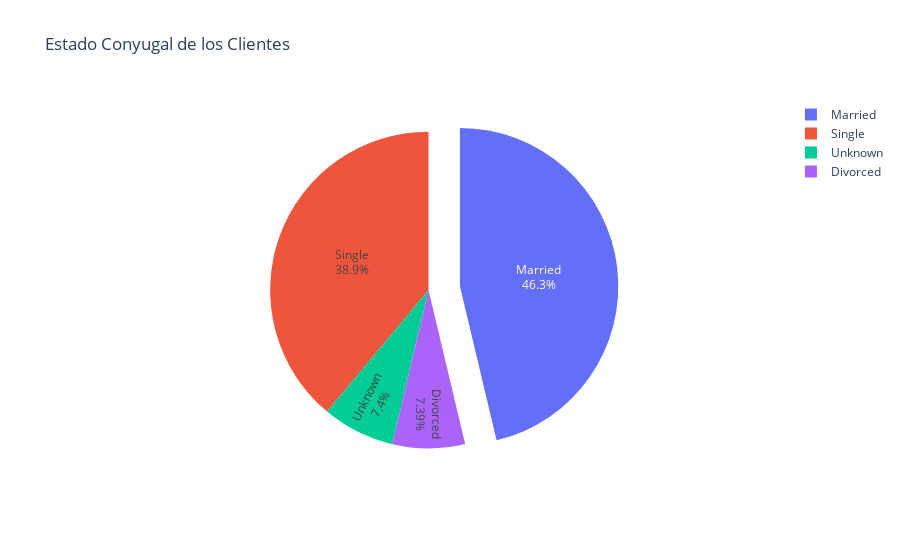

Here is the notebook cell this chart was saved with:
### Markdown cell above
### Ejercicio 1
Utiliza `plotly` para realizar un  diagramas de torta sobre el estado conyugal de los clientes (resaltando el más predominante).

### Code cell
# YOUR CODE HERE
EstadoCivil= df[["Marital_Status", "CLIENTNUM"]].groupby(["Marital_Status"]).agg("count")
labels = sorted(df["Marital_Status"].unique().tolist())
values = [i for i in EstadoCivil["CLIENTNUM"]]

fig = go.Figure(data=[go.Pie(labels=labels, values=values,textinfo='label+percent', pull=[0, 0.2, 0, 0])])
fig.update_layout(title_text='Estado Conyugal de los Clientes')
fig.show()

### Figure 1 — Plotly figure (JSON) as saved in the notebook; plotly's stock layout.template omitted (floating-point values rounded to 4 significant figures)
{"data": [{"labels": ["Divorced", "Married", "Single", "Unknown"], "pull": [0, 0.2, 0, 0], "textinfo": "label+percent", "type": "pie", "values": [748, 4687, 3943, 749]}], "layout": {"title": {"text": "Estado Conyugal de los Clientes"}}}
